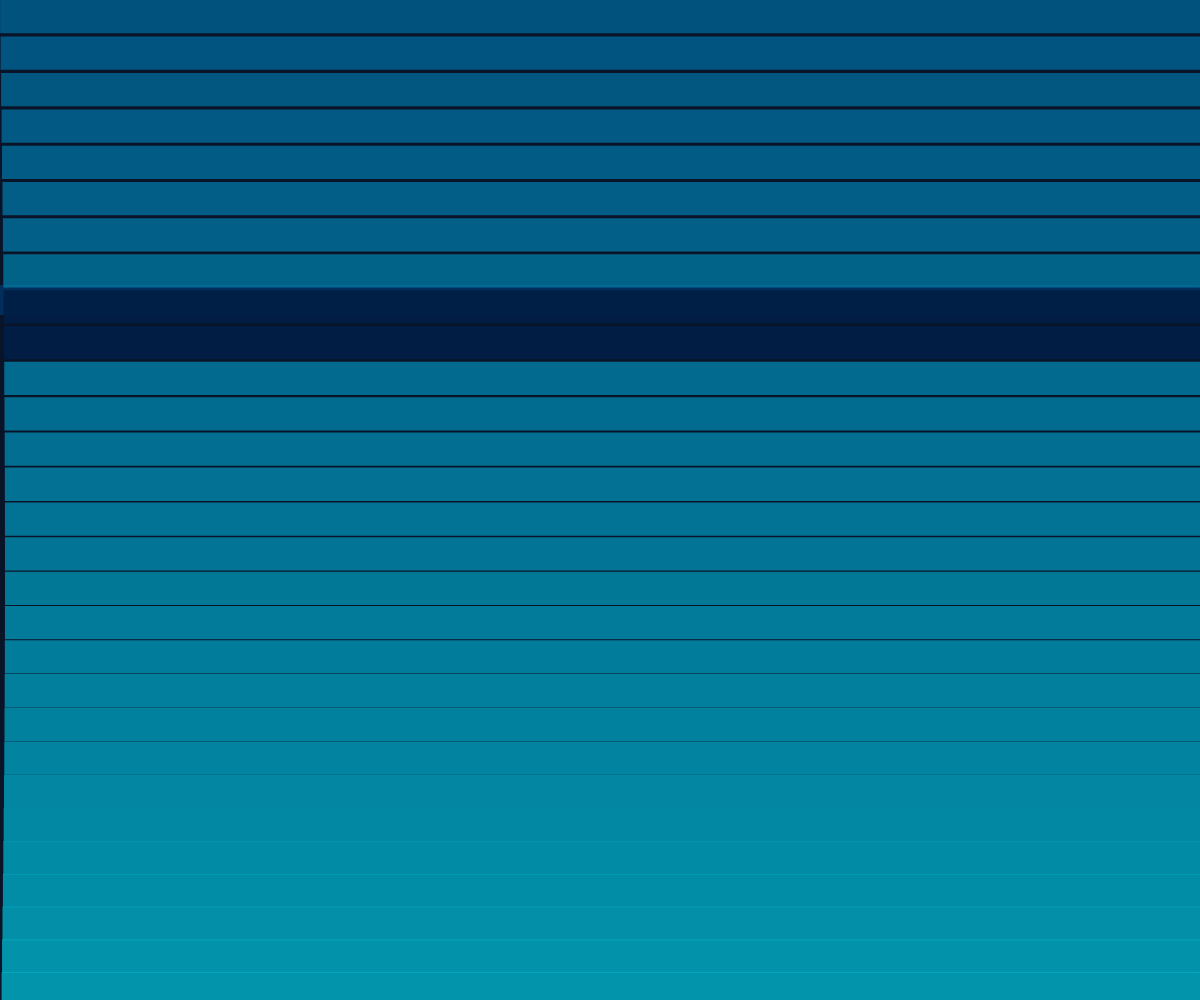
Frame 1 (no input)
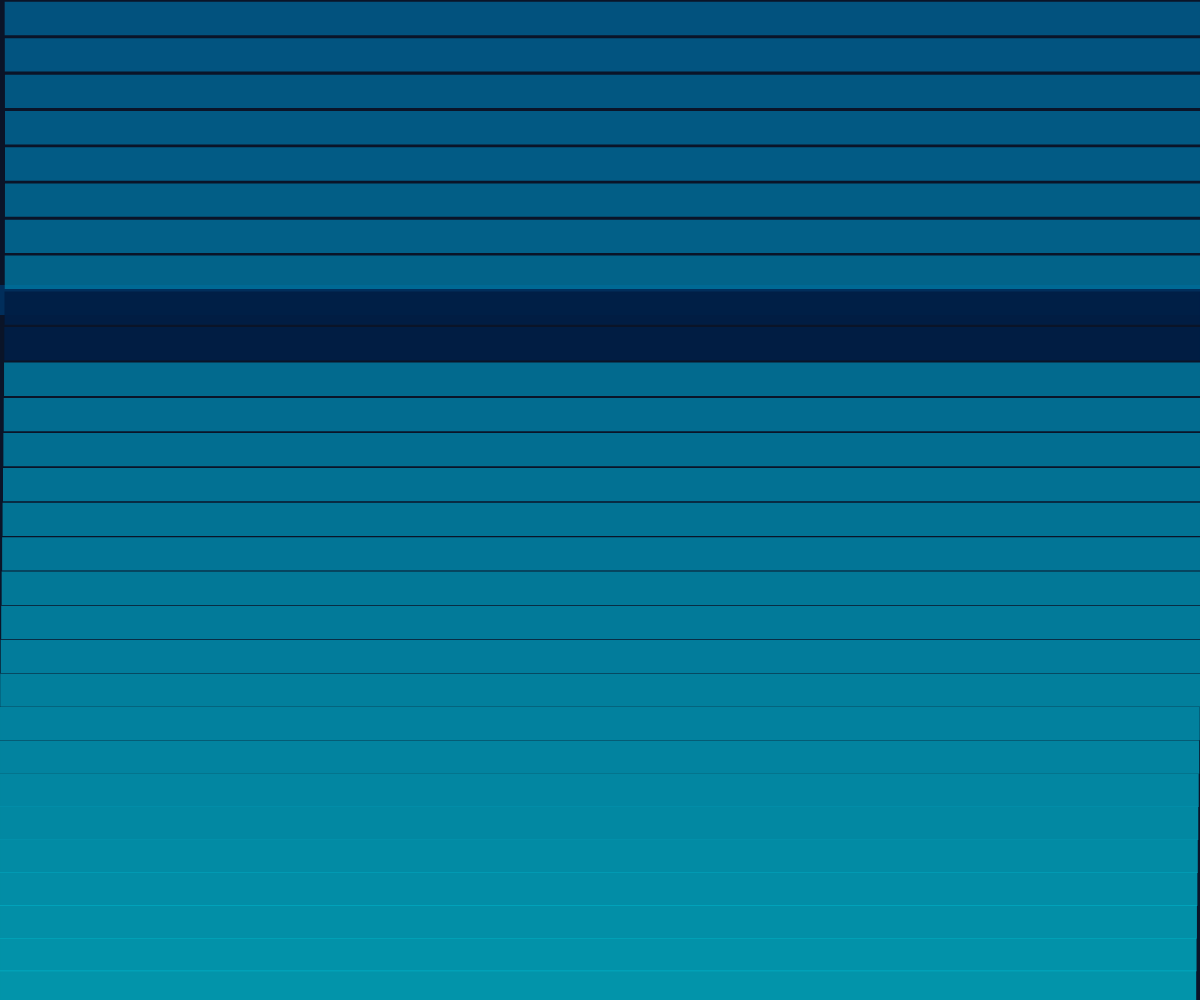
Frame 60 (no input)
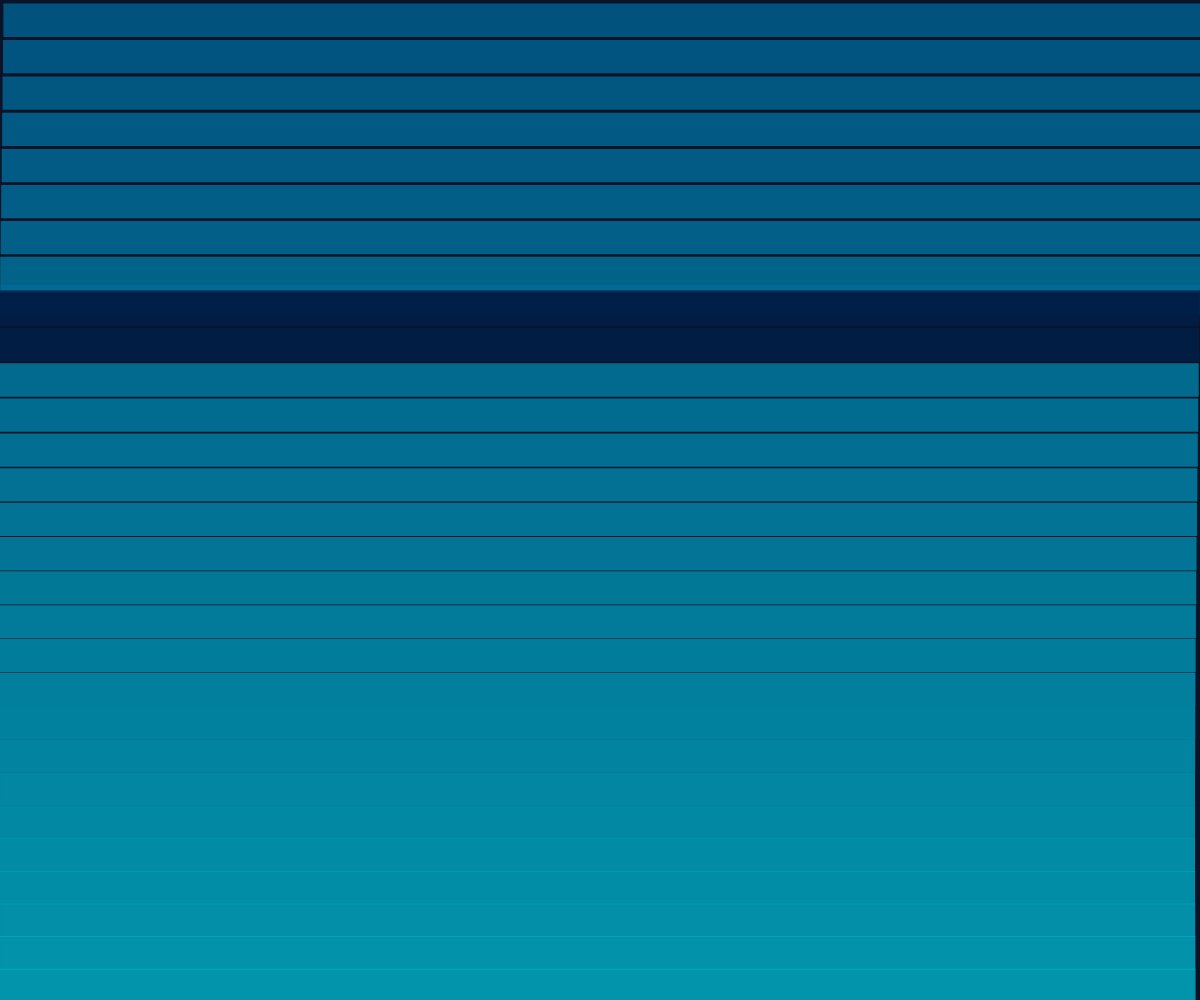
Frame 120 (the mouse pressed at the canvas centre since frame 60)

The p5.js sketch that drew these frames (run headless with seeded random() and noise() and a simulated clock; from frame 60 on, the mouse is pressed at the canvas centre):

// p5.js sketch
// ── sketch.js
let bands = [];
let tideLevel = 0;
let time = 0;
let rippleOffset = 0;

function setup() {
  createCanvas(windowWidth, windowHeight);
  // Create horizontal bands
  for (let i = 0; i < 30; i++) {
    bands.push({
      y: map(i, 0, 29, 0, height),
      height: height / 30,
      color: color(0, 100 + i * 3, 150 + i * 2, 200),
      phase: i * 0.1,
      speed: random(0.01, 0.03)
    });
  }
}

function draw() {
  background(10, 20, 40);
  
  time += 0.005;
  rippleOffset += 0.02;
  
  // Draw the tide level indicator band (darker)
  const highTideY = height * 0.3;
  fill(0, 50, 100, 220);
  noStroke();
  rect(0, highTideY - 15, width, 30);
  
  // Draw the bands with combined motion
  for (let i = 0; i < bands.length; i++) {
    const band = bands[i];
    
    // Calculate tide oscillation
    const tideOffset = sin(time * 0.3 + band.phase) * 20;
    
    // Calculate ripple effect
    const rippleOffsetX = sin(rippleOffset + i * 0.1) * 5;
    
    // Combine movements
    const currentY = band.y + tideOffset;
    
    // Make the high tide band darker
    if (abs(currentY - highTideY) < 30) {
      fill(0, 30, 70, 240);
    } else {
      fill(band.color);
    }
    
    // Draw with slight horizontal displacement for ripple effect
    push();
    translate(rippleOffsetX, 0);
    rect(0, currentY, width, band.height);
    pop();
  }
}

function windowResized() {
  resizeCanvas(windowWidth, windowHeight);
}
